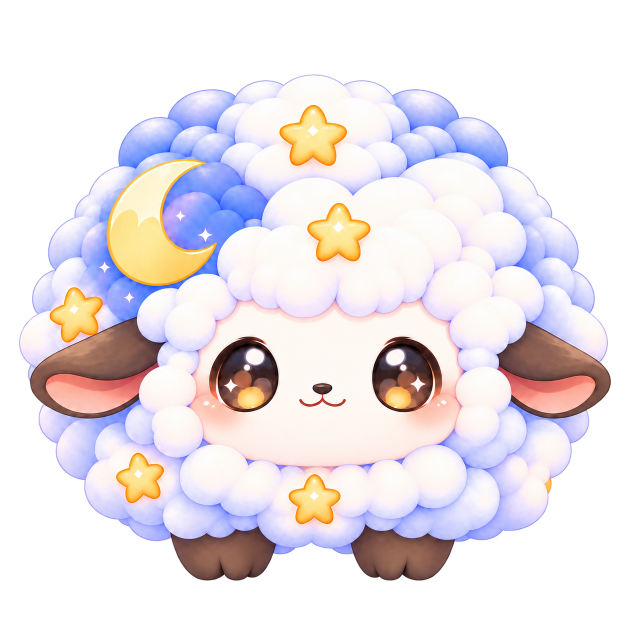
#> input picture assets/grimo/source/carol/approved-3d/carol_front.png, 1254 x 1254 px (shown at 1/2 size)
$ python -i compare-carol-v006.py   (imports and definitions only)
#> lines starting #> are read from the running program, lines starting #| are printed output that depends on the picture; after the words box and inside, x2 and y2 are one past the last pixel; in counts of white or black regions, pixels touching at a corner belong together
#> further down, picture is the input picture: PIL image 1254x1254 RGBA; mean R, G, B, A 127.3, 120.1, 125, 146.1
"""Uniform silhouette registration and honest multi-view reconstruction metrics.

No stretching, artwork synthesis, camera-specific geometry or metric masking.
White-background 3Q segmentation is explicitly uncertain; original files remain
untouched. All metrics are supporting evidence, never a Human PASS.
"""
from pathlib import Path
import argparse, json, math
import numpy as np
from PIL import Image, ImageDraw
from carol_reference_mask import reference_mask

ROOT=Path(__file__).resolve().parents[2]
OUT=ROOT/'docs/production/carol/evidence/reconstruction-v006'
SRC=ROOT/'assets/grimo/source/carol/approved-3d'
VIEWS={'front':'front-ortho-transparent','side':'side-ortho-transparent','back':'back-ortho-transparent','top':'top-plan-transparent','3q-left':'front-3q-left','3q-right':'front-3q-right'}
SIZE=768; HEIGHT=640
ALIASES={'eye_L_center':'eye_center_L','eye_R_center':'eye_center_R','ear_L_root':'ear_root_L','ear_R_root':'ear_root_R','ear_L_tip':'ear_tip_L','ear_R_tip':'ear_tip_R','nose_center':'nose_center','mouth_corner_L':'mouth_corner_L','mouth_corner_R':'mouth_corner_R','hoof_FL_center':'hoof_front_L','hoof_FR_center':'hoof_front_R','hoof_RL_center':'hoof_rear_L','hoof_RR_center':'hoof_rear_R'}

def foreground(im,white=False):
#> called with white = False
    im=im.convert('RGBA');a=np.asarray(im).copy()
    if white:
        a[:,:,3]=np.where(reference_mask(im),255,0)
    mask=a[:,:,3]>127
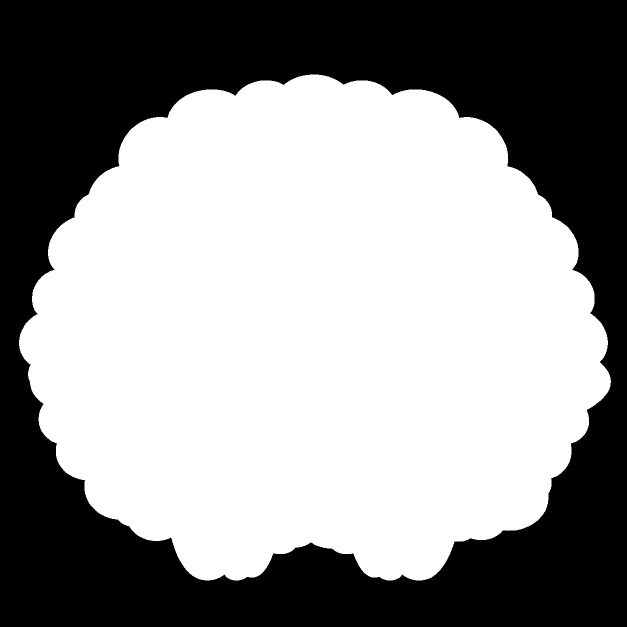
#> mask: shape (1254, 1254) bool (shown at 1/2 size); 57.8% white; 1 black region, box (x1, y1, x2, y2) and area: (0, 0, 1254, 1254) 663979
    # Ignore isolated alpha specks without discarding any major character part.
    ys,xs=np.where(mask)
    if not len(xs):raise ValueError('empty foreground')
    bbox=(int(xs.min()),int(ys.min()),int(xs.max())+1,int(ys.max())+1)
#> bbox = (38, 149, 1222, 1161)
    return Image.fromarray(a),bbox

def register(im,white=False):
    im,b=foreground(im,white);crop=im.crop(b);scale=HEIGHT/crop.height
#> after `im, b = foreground(im, white)`: b = (38, 149, 1222, 1161)
#> after `crop = im.crop(b)`:
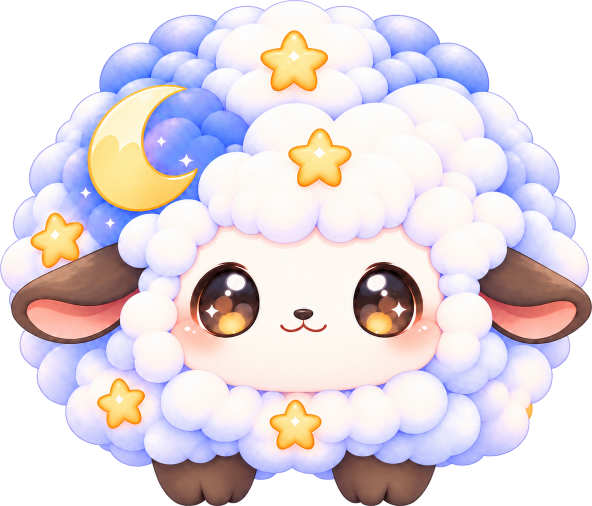
#> crop: PIL image 1184x1012 RGBA (shown at 1/2 size); mean R, G, B, A 167, 157.6, 164, 191.8; transparent parts drawn white
#> after `scale = HEIGHT / crop.height`: scale = 0.632
    w=max(1,round(crop.width*scale));h=HEIGHT
#> after `w = max(1, round(crop.width * scale))`: w = 749
    result=Image.new('RGBA',(SIZE,SIZE));x=(SIZE-w)//2;y=(SIZE-h)//2
#> after `result = Image.new('RGBA', (SIZE, SIZE))`: result: PIL image 768x768 RGBA; every value is 0
#> after `x = (SIZE - w) // 2`: x = 9
    if w>SIZE-8:
        # One common per-view display scale must be chosen from both images.
        pass
    result.alpha_composite(crop.resize((w,h),Image.Resampling.LANCZOS),(x,y))
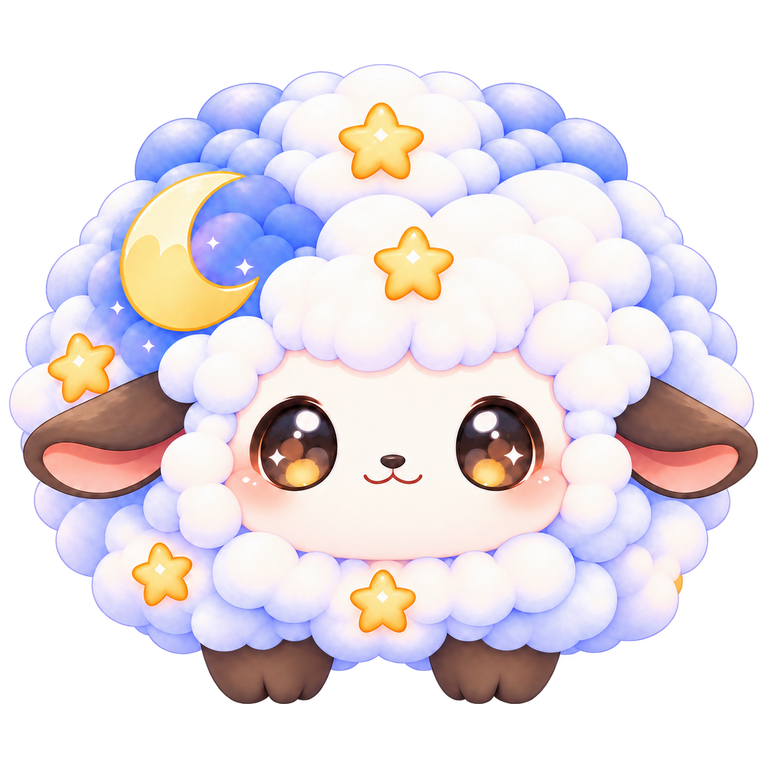
#> result: PIL image 768x768 RGBA; mean R, G, B, A 135.2, 127.6, 132.9, 155.9; transparent parts drawn white
    return result,{'source_bbox':list(b),'scale':scale,'offset':[x-b[0]*scale,y-b[1]*scale],'registered_bbox':[x,y,x+w,y+h]}

# [13 lines left out: function register_pair, not called in this run]

def silhouette(im):return np.asarray(im)[:,:,3]>127

# [6 lines left out: function width, not called in this run]

def compose_background(im):
    out=Image.new('RGBA',im.size,(239,240,246,255));out.alpha_composite(im);return out.convert('RGB')

# [55 lines left out: function main, not called in this run]

# [1 line not run here, left out]

>>> from PIL import Image
>>> picture = Image.open('../../assets/grimo/source/carol/approved-3d/carol_front.png')
>>> result = register(picture)

$ run again, on assets/grimo/source/carol/canonical.png
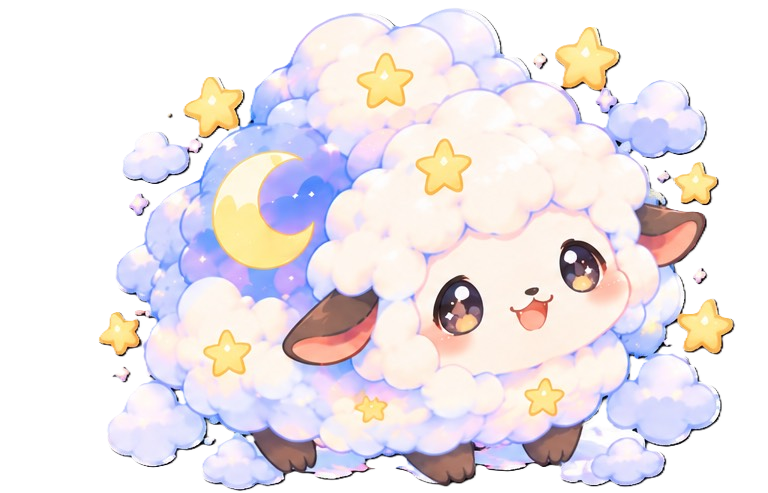
#> input picture assets/grimo/source/carol/canonical.png, 768 x 493 px
#> picture is the input picture: PIL image 768x493 RGBA; mean R, G, B, A 141.2, 134.2, 137.2, 155.8
#> in foreground, `mask=a[:,:,3]>127`:
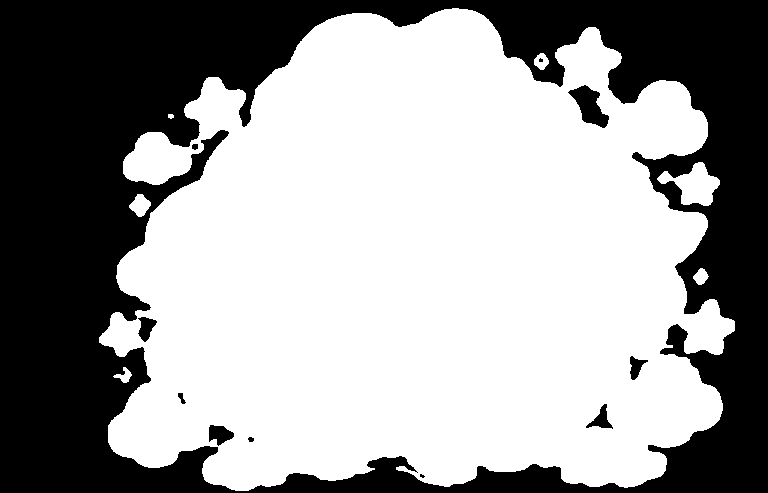
#> mask: shape (493, 768) bool; 61.1% white; 11 black regions (2 under 20 px), largest, box (x1, y1, x2, y2) and area: (0, 0, 768, 493) 145114, (568, 85, 609, 128) 872, (209, 425, 234, 446) 337
#> bbox = (99, 8, 735, 491)
#> in register, `result.alpha_composite(crop.resize((w,h),Image.Resampling.LANCZOS),(x,..`:
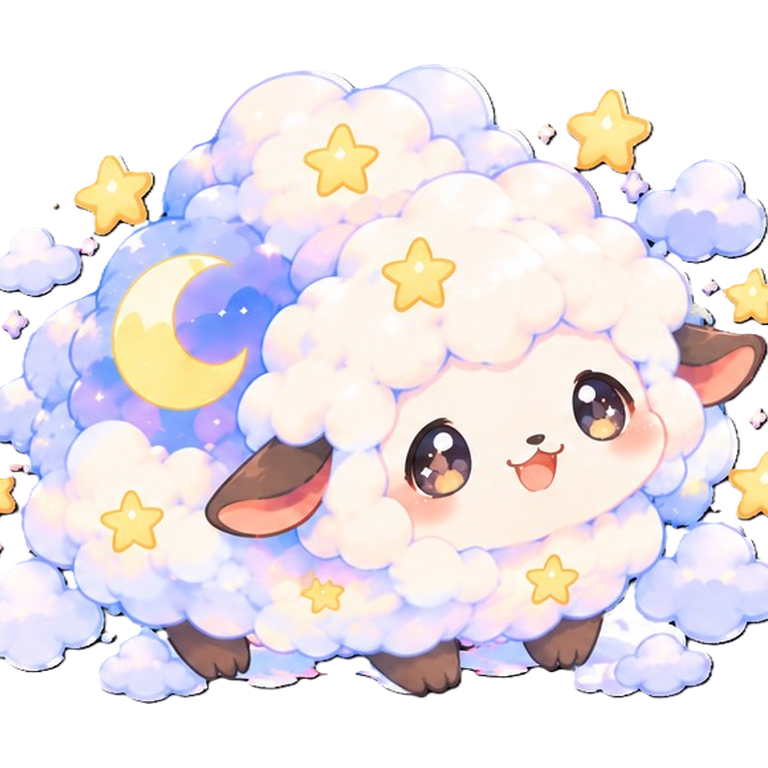
#> result: PIL image 768x768 RGBA; mean R, G, B, A 157.4, 149.6, 153.3, 172.7; transparent parts drawn white

$ run again, on assets/grimo/source/carol/refs/03-occlusion-parts-sheet.png
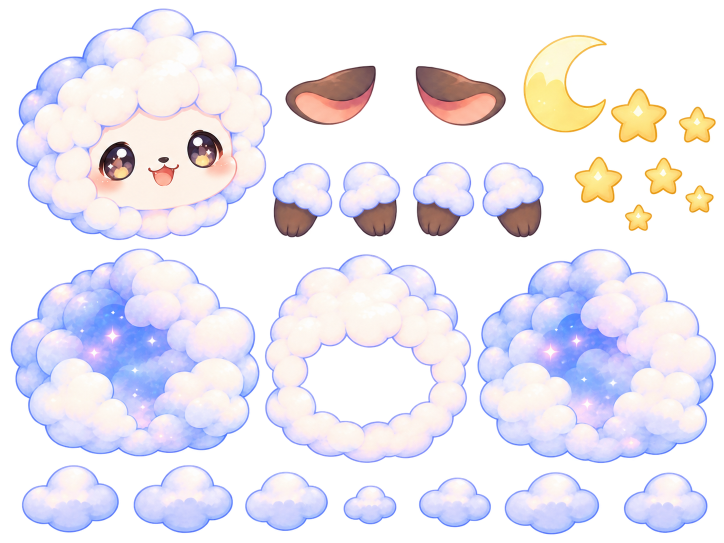
#> input picture assets/grimo/source/carol/refs/03-occlusion-parts-sheet.png, 1448 x 1086 px (shown at 1/2 size)
#> picture is the input picture: PIL image 1448x1086 RGBA; mean R, G, B, A 121.6, 117.9, 126.2, 128.7
#> in foreground, `mask=a[:,:,3]>127`:
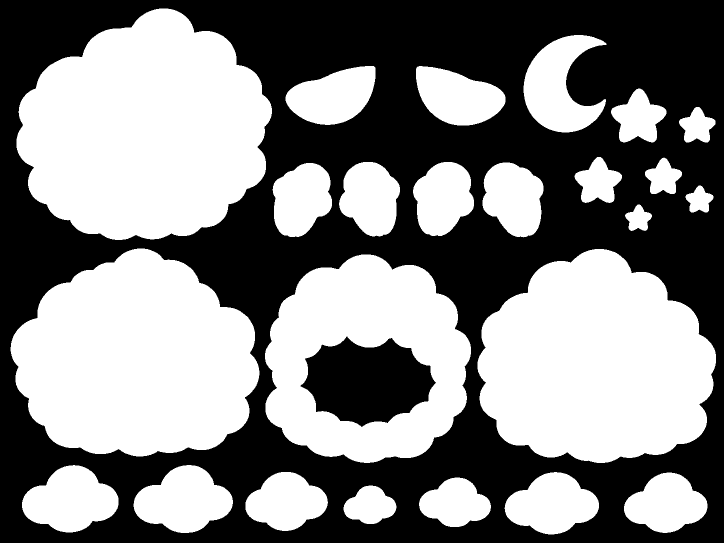
#> mask: shape (1086, 1448) bool (shown at 1/2 size); 51% white; 2 black regions, box (x1, y1, x2, y2) and area: (0, 0, 1448, 1086) 737367, (601, 673, 872, 854) 32834
#> bbox = (21, 17, 1432, 1069)
#> in register, `result.alpha_composite(crop.resize((w,h),Image.Resampling.LANCZOS),(x,..`:
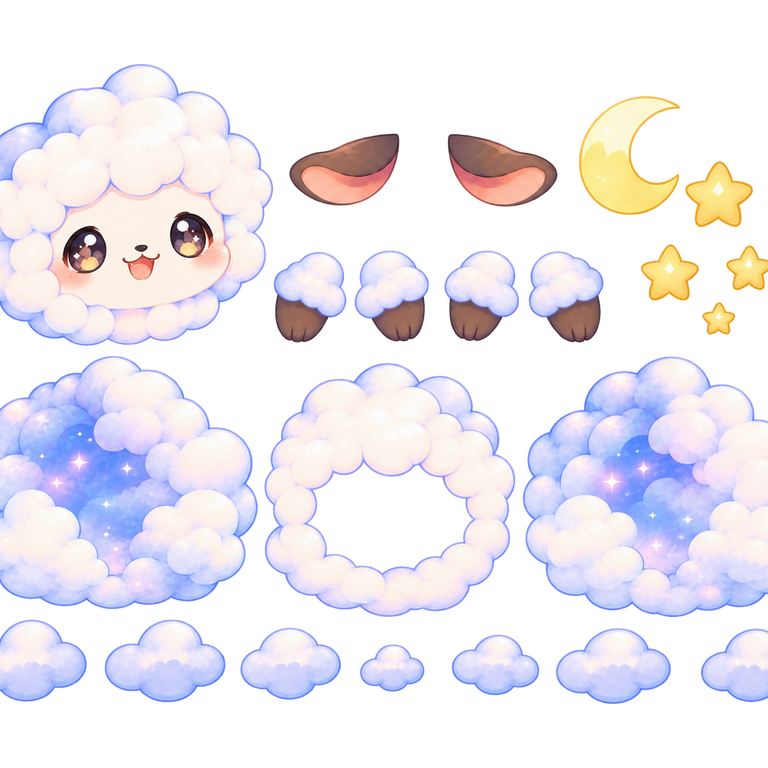
#> result: PIL image 768x768 RGBA; mean R, G, B, A 110.7, 107.2, 115.1, 118.9; transparent parts drawn white
